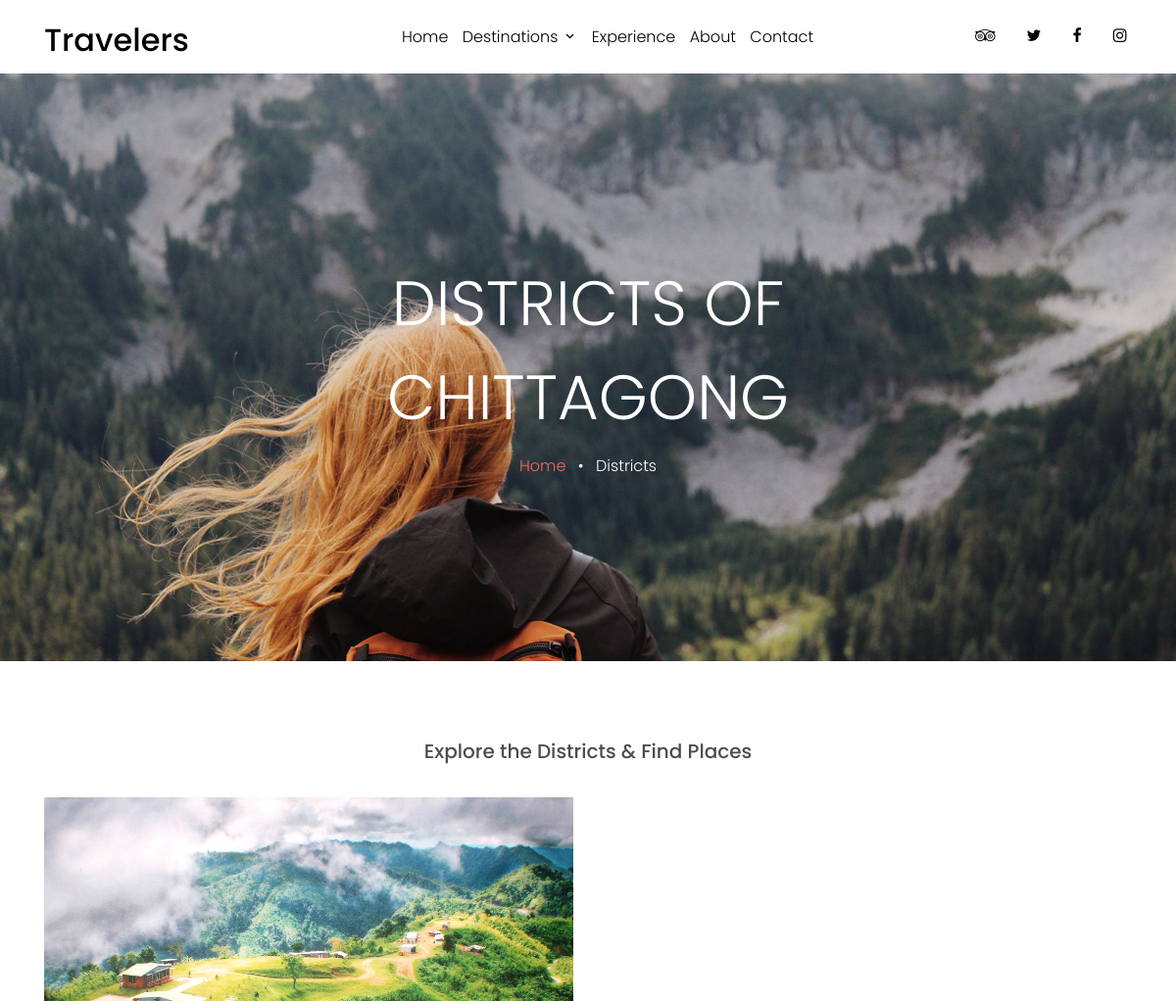
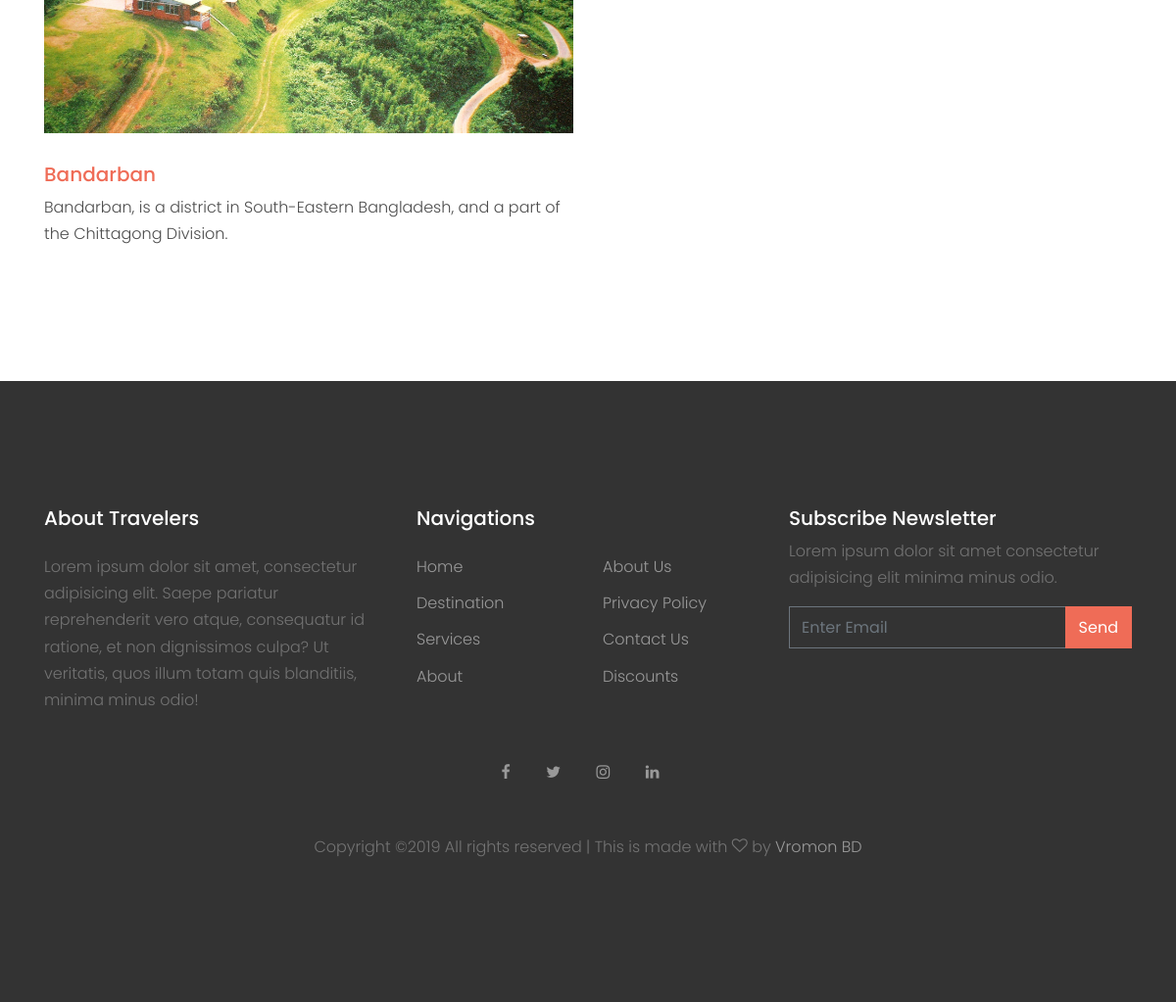
Screenshot of /destinationDetails?destID=2&destName=Chittagong with the database file from the repository (2 pictures, top to bottom).
### tables this page shows
CREATE TABLE `district` (
  `ID` int(11) NOT NULL,
  `DestinationID` int(11) NOT NULL,
  `Name` varchar(50) NOT NULL,
  `Image` varchar(100) NOT NULL,
  `Title` varchar(700) NOT NULL,
  `Description` text NOT NULL
);

### destinationDetails.php (the view, shortened to what this page needs)
<?php
    include "zzz-dbConnect.php";
    if( isset($_GET['destName']) && isset($_GET['destID']) ){
        $destName = $_GET['destName'];
        $destID = $_GET['destID'];
    }
?>
<!DOCTYPE html>
<html lang="en">
  <head>
    <link rel="stylesheet" href="fonts/icomoon/style.css">
    <link rel="stylesheet" href="css/bootstrap.min.css">
    <link rel="stylesheet" href="css/magnific-popup.css">
    <link rel="stylesheet" href="css/jquery-ui.css">
    <link rel="stylesheet" href="css/owl.carousel.min.css">
    <link rel="stylesheet" href="css/owl.theme.default.min.css">
    <link rel="stylesheet" href="css/bootstrap-datepicker.css">
    <link rel="stylesheet" href="fonts/flaticon/font/flaticon.css">
    <link rel="stylesheet" href="https://cdn.jsdelivr.net/npm/mediaelement@4.2.7/build/mediaelementplayer.min.css">
    <link rel="stylesheet" href="css/aos.css">
    <link rel="stylesheet" href="css/style.css">
  </head>
  <body>
  <div class="site-wrap">
        <?php include'zzz-header.php';?>
    <div class="site-blocks-cover inner-page-cover" style="background-image: url(images/hero_bg_2.jpg);" data-aos="fade" data-stellar-background-ratio="0.5">
        <div class="container">
            <div class="row align-items-center justify-content-center text-center">
                <div class="col-md-8" data-aos="fade-up" data-aos-delay="400">
                    <h1 class="text-white font-weight-light">Districts of <?php echo $destName;?></h1>
                    <div>
                        <a href="index">Home</a> <span class="mx-2 text-white">&bullet;</span> <span class="text-white">Districts</span>
                    </div>
                </div>
            </div>
        </div>
    </div>
    <div class="site-section">
        <div class="container">
        <div class="row mb-3 align-items-stretch">
          <?php
            $sql = "SELECT * FROM district WHERE DestinationID = ". $destID;
            $result = mysqli_query($link, $sql);
            $count = mysqli_num_rows($result);
            if($count > 0){
          ?>
              <div class="col-12 text-center">
                <div class='h-entry'>
                  <h2 class="font-size-regular">Explore the Districts & Find Places</h2><br>
                </div>
              </div>
          <?php
              while($row = mysqli_fetch_array($result)) { ?>
                <div class="col-md-6 col-lg-6 mb-4 mb-lg-4">
                  <div class="h-entry">
                    <a href="placeList?distID=<?php echo $row['ID']?>&distName=<?php echo $row['Name']?>"><img src="<?php echo $row['Image']?>" alt="Image" class="img-fluid"></a>
                    <h2 class="font-size-regular"><a href="placeList?distID=<?php echo $row['ID']?>&distName=<?php echo $row['Name']?>"><?php echo $row['Name']?></a></h2>
                    <p><?php echo $row['Title']?></p>
                  </div>
                </div>
            <?php
              }
            }
            ?>
        </div>
        <div class="row">
          <div class="col-12 text-center">
          </div>
        </div>
      </div>
    </div>
    <?php include "zzz-footer.php";?>
  </div>
  </body>
</html>

### css/style.css (style rules this page uses)
body { line-height: 1.7; color: #4d4d4d; font-weight: 300; font-size: 1rem; }
a { -webkit-transition: .3s all ease; -o-transition: .3s all ease; transition: .3s all ease; }
h1, h2, h3, h4, h5, .h1, .h2, .h3, .h4, .h5 { font-family: "Poppins", -apple-system, BlinkMacSystemFont, "Segoe UI", Roboto, "Helvetica Neue", Arial, sans-serif, "Apple Color Emoji", "Segoe UI Emoji", "Segoe UI Symbol", "Noto Color Emoji"; }
.site-wrap:before { -webkit-transition: .3s all ease-in-out; -o-transition: .3s all ease-in-out; transition: .3s all ease-in-out; background: rgba(0, 0, 0, 0.6); content: ""; position: absolute; z-index: 2000; top: 0; left: 0; right: 0; bottom: 0; opacity: 0; visibility: hidden; }
.site-section { padding: 2.5em 0; }
@media (min-width: 768px) { .site-section { padding: 5em 0; } }
.site-blocks-cover { background-size: cover; background-repeat: no-repeat; background-position: top; background-position: center center; }
.site-blocks-cover, .site-blocks-cover .row { min-height: 600px; height: calc(100vh - 73px); }
.site-blocks-cover.inner-page-cover, .site-blocks-cover.inner-page-cover .row { min-height: 600px; height: calc(30vh); }
.site-blocks-cover h1 { text-transform: uppercase; font-size: 4rem; font-weight: 900; color: #fff; line-height: 1.5; }
.h-entry img { margin-bottom: 30px; }
.h-entry h2 { font-size: 20px; }

### rows the page displays
district: Name "Bandarban", Title "Bandarban, is a district in South-Eastern Bangladesh, and a part of the Chittagong Division."

### other values shown
$destName "CHITTAGONG"
